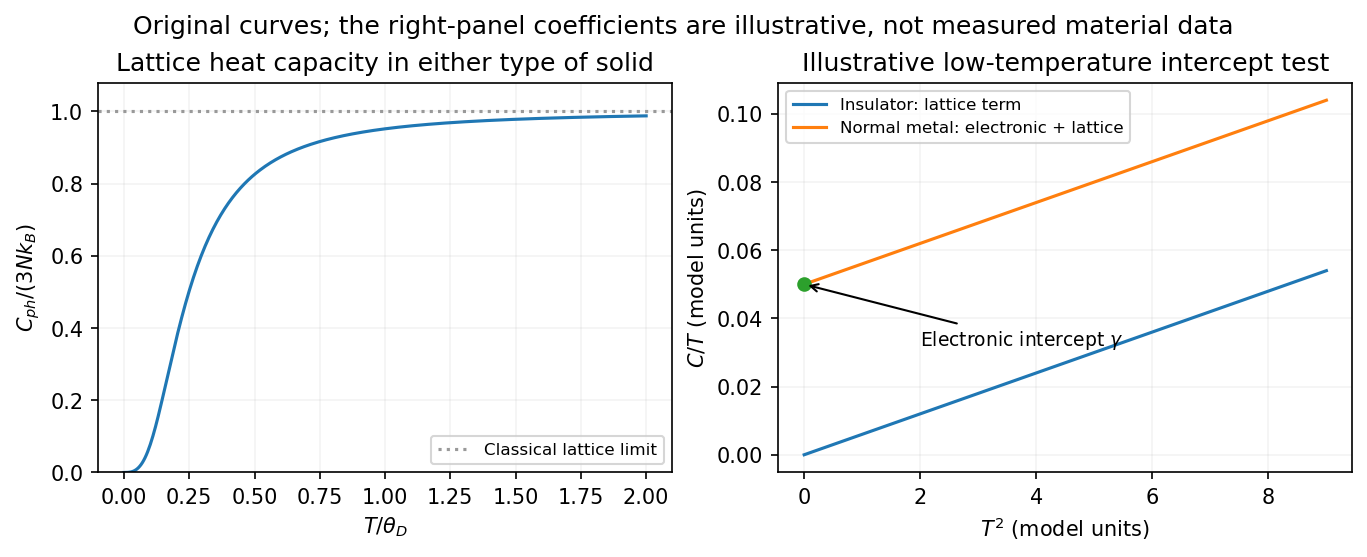

Reproduce this figure in Python.
"""Original explanatory plot; run from the corresponding _media directory."""
from pathlib import Path
import numpy as np
import matplotlib
matplotlib.use("Agg")
import matplotlib.pyplot as plt
plt.rcParams.update({"font.size": 10, "figure.facecolor": "white", "axes.facecolor": "white"})

fig,axs=plt.subplots(1,2,figsize=(9,3.6),layout='constrained');t=np.linspace(.006,2,400);cv=[]
for u in t:
 x=np.linspace(1e-8,min(1/u,80),2000);cv.append(3*u**3*np.trapezoid(x**4*np.exp(-x)/(-np.expm1(-x))**2,x))
axs[0].plot(np.r_[0,t],np.r_[0,cv]);axs[0].axhline(1,color='0.6',ls=':',label='Classical lattice limit');axs[0].set(xlabel=r'$T/\theta_D$',ylabel=r'$C_{ph}/(3Nk_B)$',ylim=(0,1.08),title='Lattice heat capacity in either type of solid');axs[0].legend(fontsize=8)
x=np.linspace(0,9,200);axs[1].plot(x,.006*x,label='Insulator: lattice term');axs[1].plot(x,.05+.006*x,label='Normal metal: electronic + lattice');axs[1].plot(0,.05,'o');axs[1].annotate(r'Electronic intercept $\gamma$',(0,.05),(2,.032),fontsize=9,arrowprops=dict(arrowstyle='->'));axs[1].set(xlabel=r'$T^2$ (model units)',ylabel=r'$C/T$ (model units)',title='Illustrative low-temperature intercept test');axs[1].legend(fontsize=8)
for a in axs:a.grid(alpha=.15)
fig.suptitle('Original curves; the right-panel coefficients are illustrative, not measured material data')

fig.savefig(Path.cwd()/Path(__file__).with_suffix(".png").name, dpi=150, facecolor="white", bbox_inches="tight")
plt.close(fig)
